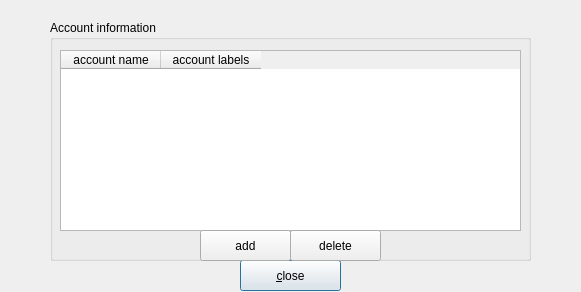
<?xml version="1.0" encoding="UTF-8"?>
<ui version="4.0">
 <class>configurationDialog</class>
 <widget class="QDialog" name="configurationDialog">
  <property name="geometry">
   <rect>
    <x>0</x>
    <y>0</y>
    <width>581</width>
    <height>292</height>
   </rect>
  </property>
  <property name="windowTitle">
   <string>account configuration window</string>
  </property>
  <widget class="QPushButton" name="pushButtonClose">
   <property name="geometry">
    <rect>
     <x>240</x>
     <y>260</y>
     <width>101</width>
     <height>31</height>
    </rect>
   </property>
   <property name="text">
    <string>&amp;close</string>
   </property>
   <property name="default">
    <bool>true</bool>
   </property>
  </widget>
  <widget class="QGroupBox" name="groupBox">
   <property name="geometry">
    <rect>
     <x>50</x>
     <y>20</y>
     <width>481</width>
     <height>241</height>
    </rect>
   </property>
   <property name="title">
    <string>Account information</string>
   </property>
   <widget class="QTableWidget" name="tableWidget">
    <property name="geometry">
     <rect>
      <x>10</x>
      <y>30</y>
      <width>461</width>
      <height>181</height>
     </rect>
    </property>
    <property name="editTriggers">
     <set>QAbstractItemView::EditKeyPressed</set>
    </property>
    <property name="tabKeyNavigation">
     <bool>false</bool>
    </property>
    <property name="showDropIndicator" stdset="0">
     <bool>false</bool>
    </property>
    <property name="dragDropOverwriteMode">
     <bool>false</bool>
    </property>
    <property name="selectionMode">
     <enum>QAbstractItemView::NoSelection</enum>
    </property>
    <property name="showGrid">
     <bool>false</bool>
    </property>
    <column>
     <property name="text">
      <string>account name</string>
     </property>
    </column>
    <column>
     <property name="text">
      <string>account labels</string>
     </property>
    </column>
   </widget>
   <widget class="QPushButton" name="pushButtonAccountAdd">
    <property name="geometry">
     <rect>
      <x>150</x>
      <y>210</y>
      <width>91</width>
      <height>31</height>
     </rect>
    </property>
    <property name="text">
     <string>add</string>
    </property>
   </widget>
   <widget class="QPushButton" name="pushButtonAccountDelete">
    <property name="geometry">
     <rect>
      <x>240</x>
      <y>210</y>
      <width>91</width>
      <height>31</height>
     </rect>
    </property>
    <property name="text">
     <string>delete</string>
    </property>
   </widget>
  </widget>
 </widget>
 <tabstops>
  <tabstop>tableWidget</tabstop>
  <tabstop>pushButtonAccountAdd</tabstop>
  <tabstop>pushButtonAccountDelete</tabstop>
  <tabstop>pushButtonClose</tabstop>
 </tabstops>
 <resources/>
 <connections/>
</ui>
